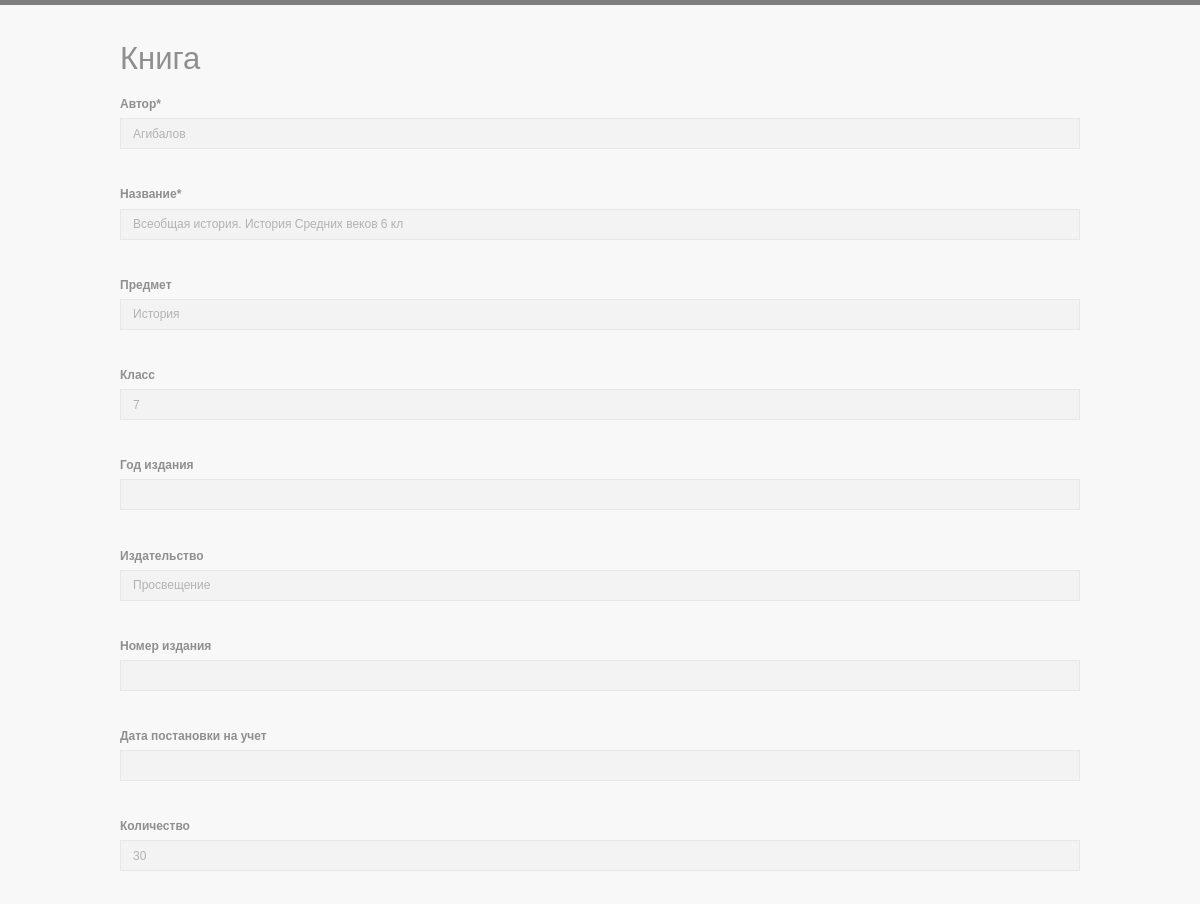
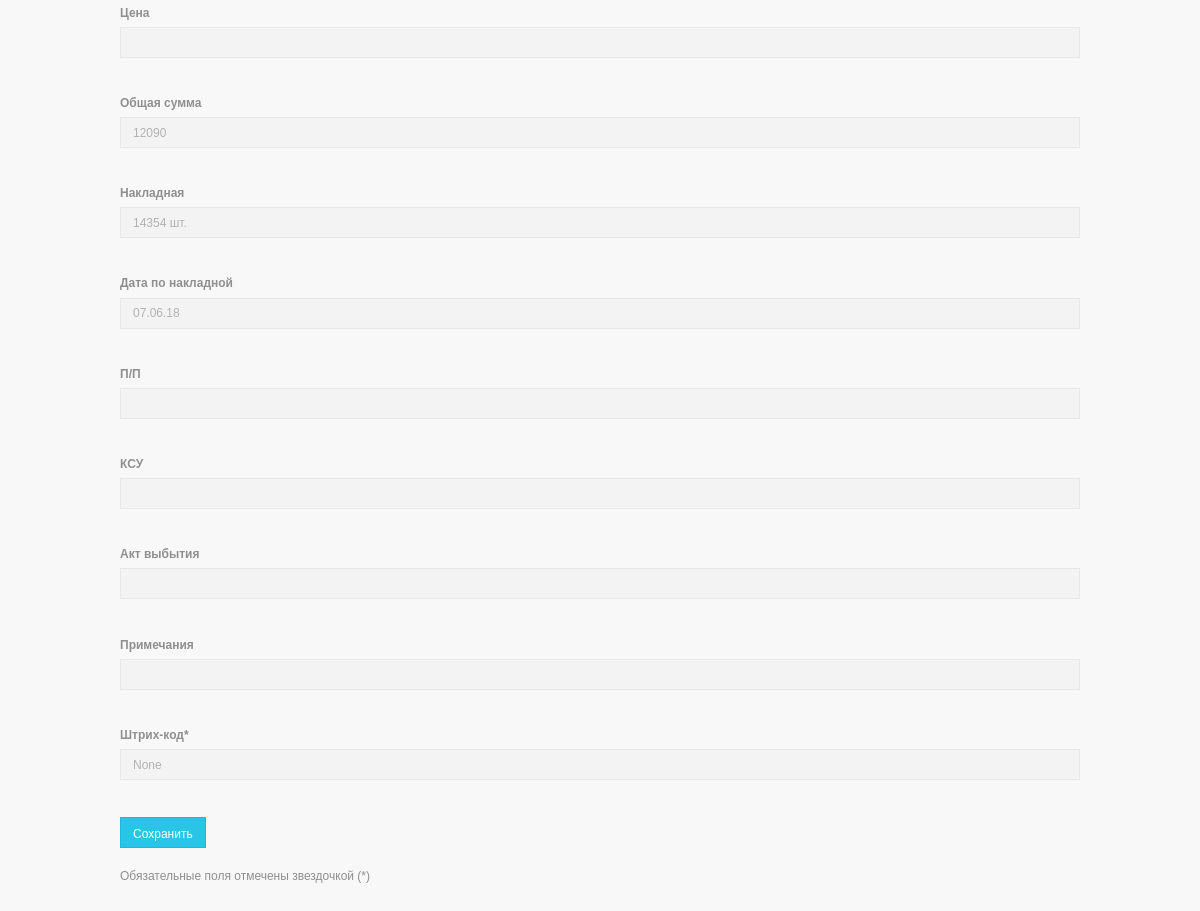
The app's page /book_change/2 with its own data (2 pictures, top to bottom).
### tables this page shows
CREATE TABLE books (id INTEGER PRIMARY KEY UNIQUE, author TEXT, name STRING, subject STRING, date STRING, yeartown STRING, number STRING, quantity INTEGER, price DECIMAL, notes TEXT, clas INTEGER, decomission BOOLEAN, numberinlist STRING, publisher STRING, sum DECIMAL, set_1 STRING, consignment STRING, code INTEGER, datecon STRING);

### app.py (the view, shortened to what this page needs)
@app.route('/book_change/<book_id>', methods=['GET', 'POST'])
def book_change(book_id):
    book_id = int(book_id)
    con = sqlite3.connect(database)
    cursoro = con.cursor()
    p = cursoro.execute(f'SELECT * FROM books WHERE id={book_id}').fetchall()
    con.close()
    form = NewBook()
    p = p[0]
    print(p)
    if request.method == "GET":
        form.author.data = p[1]
        form.name.data = p[2]
        form.subject.data = p[3]
        form.clas.data = p[10]
        form.yeartown.data = p[5]
        form.publisher.data = p[13]
        form.number.data = p[6]
        form.date.data = p[4]
        form.quantity.data = p[7]
        form.price.data = p[8]
        form.sum.data = p[14]
        form.consignment.data = p[16]
        form.datecon.data = p[18]
        form.numberinlist.data = p[12]
        form.set_1.data = p[15]
        form.decomission.data = p[11]
        form.notes.data = p[9]
        form.code.data = p[17]
        return render_template('new_book.html', form=form, db=database, message='')

### data/forms.py
class NewBook(FlaskForm):
    author = StringField('Автор*', validators=[DataRequired()])
    name = StringField('Название*', validators=[DataRequired()])
    subject = StringField('Предмет')
    clas = StringField('Класс')
    yeartown = StringField('Год издания')
    publisher = StringField('Издательство')
    number = StringField('Номер издания')
    date = StringField('Дата постановки на учет')
    quantity = StringField('Количество')
    price = StringField('Цена')
    sum = StringField('Общая сумма')
    consignment = StringField('Накладная')
    datecon = StringField('Дата по накладной')
    numberinlist = StringField('П/П')
    set_1 = StringField('КСУ')
    decomission = StringField('Акт выбытия')
    notes = StringField('Примечания')
    code = StringField('Штрих-код*', validators=[DataRequired()])
    submit = SubmitField('Сохранить')

### templates/new_book.html (shortened to what this page needs)
<!DOCTYPE html>
<html>
<head>
    <link href="{{ url_for('static', filename='../static/css/styles.css') }}" rel="stylesheet">
</head>
<body>
<div class="wrapper container">
    <h1>Книга</h1>
    <form action="" method="post">
        <p>
            {{ form.author.label }}<br>
            {{ form.author(class="form-control") }}<br>
        </p>
        <p>
            {{ form.name.label }}<br>
            {{ form.name(class="form-control") }}<br>
        </p>
        <p>
            {{ form.subject.label }}<br>
            {{ form.subject(class="form-control") }}<br>
        </p>
        <p>
            {{ form.clas.label }}<br>
            {{ form.clas(class="form-control") }}<br>
        </p>
        <p>
            {{ form.yeartown.label }}<br>
            {{ form.yeartown(class="form-control") }}<br>
        </p>
        <p>
            {{ form.publisher.label }}<br>
            {{ form.publisher(class="form-control") }}<br>
        </p>
        <p>
            {{ form.number.label }}<br>
            {{ form.number(class="form-control") }}<br>
        </p>
        <p>
            {{ form.date.label }}<br>
            {{ form.date(class="form-control") }}<br>
        </p>
        <p>
            {{ form.quantity.label }}<br>
            {{ form.quantity(class="form-control") }}<br>
        </p>
        <p>
            {{ form.price.label }}<br>
            {{ form.price(class="form-control") }}<br>
        </p>
        <p>
            {{ form.sum.label }}<br>
            {{ form.sum(class="form-control") }}<br>
        </p>
        <p>
            {{ form.consignment.label }}<br>
            {{ form.consignment(class="form-control") }}<br>
        </p>
        <p>
            {{ form.datecon.label }}<br>
            {{ form.datecon(class="form-control") }}<br>
        </p>
        <p>
            {{ form.numberinlist.label }}<br>
            {{ form.numberinlist(class="form-control") }}<br>
        </p>
        <p>
            {{ form.set_1.label }}<br>
            {{ form.set_1(class="form-control") }}<br>
        </p>
        <p>
            {{ form.decomission.label }}<br>
            {{ form.decomission(class="form-control") }}<br>
        </p>
        <p>
            {{ form.notes.label }}<br>
            {{ form.notes(class="form-control") }}<br>
        </p>
        <p>
            {{ form.code.label }}<br>
            {{ form.code(class="form-control") }}<br>
        </p>
        <p>{{ form.submit(type="submit", class="btn btn-primary") }}</p>
        <div>Обязательные поля отмечены звездочкой (*)</div>
    </form>
</div>
</body>
</html>

### records on screen
books: author "Агибалов", name "Всеобщая история. История Средних веков 6 кл", subject "История", clas "7", publisher "Просвещение", quantity "30", sum "12090", consignment "14354 шт.", datecon "07.06.18", code "None"
